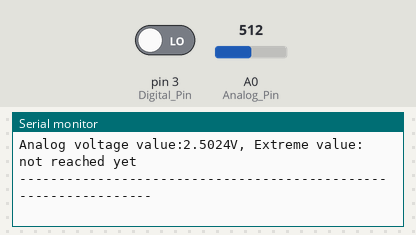
A program run on a simulated Arduino Uno, built with avr-gcc and run on an emulated ATmega328P. On the bench: the last lines printed to the serial monitor. The test bench sets the inputs (shaded band); at power-on: pin 3 (Digital_Pin) LOW, A0 (Analog_Pin) = 512.

Above: at 1.2 s.
1.3 s: pin 3 (Digital_Pin) driven HIGH
3.0 s: A0 (Analog_Pin) set to 716
At 3.08 s:
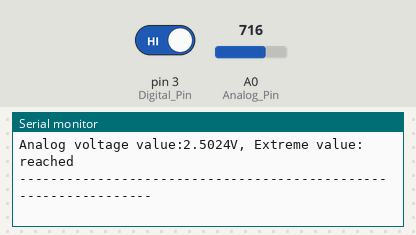
6.0 s: A0 (Analog_Pin) set to 900
At 6.17 s:
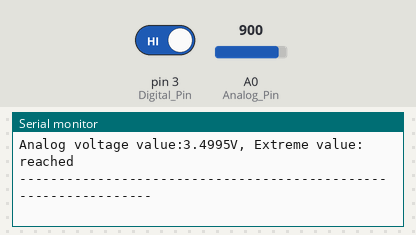
7.5 s: pin 3 (Digital_Pin) driven LOW
Timing chart, 0 to 10.0 s (numbered marks = the images above; inputs shaded):
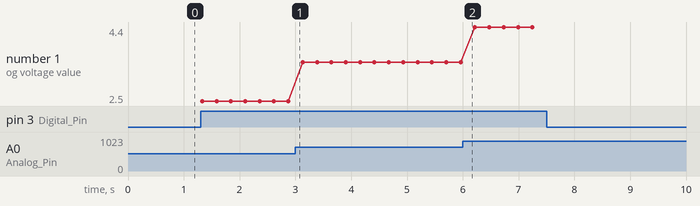

Measured:
- plotted number 1: 2.5 → 3.5 after the input at 3.0 s, 3.5 → 4.4 after the input at 6.0 s

The program:

main.cpp
```cpp
#include <Arduino.h>
//https://sensorkit.en.joy-it.net/index.php?title=KY-024_Linear_magnetic_Hall_Sensor#Code_example_Arduino
// Declaration and initialization of the input pin

int Analog_Pin = A0; // X-axis-signal
int Digital_Pin = 3; // Button


void setup ()
{
  pinMode (Analog_Pin, INPUT);
  pinMode (Digital_Pin, INPUT);

  Serial.begin (9600); // Serielle output with 9600 bps
}

// The program reads the current value of the input pins
// and output it via serial out
void loop ()
{
  float Analog;
  int Digital;

  // Current value will be read and converted to the voltage
  Analog = analogRead (Analog_Pin) * (5.0 / 1023.0);
  Digital = digitalRead (Digital_Pin);

  // and outputted here
  Serial.print ("Analog voltage value:"); Serial.print (Analog, 4);  Serial.print ("V, ");
  Serial.print ("Extreme value:");

  if(Digital==1)
  {
      Serial.println (" reached");
  }
  else
  {
      Serial.println (" not reached yet");
  }
  Serial.println ("----------------------------------------------------------------");
  delay (200);
}
```
